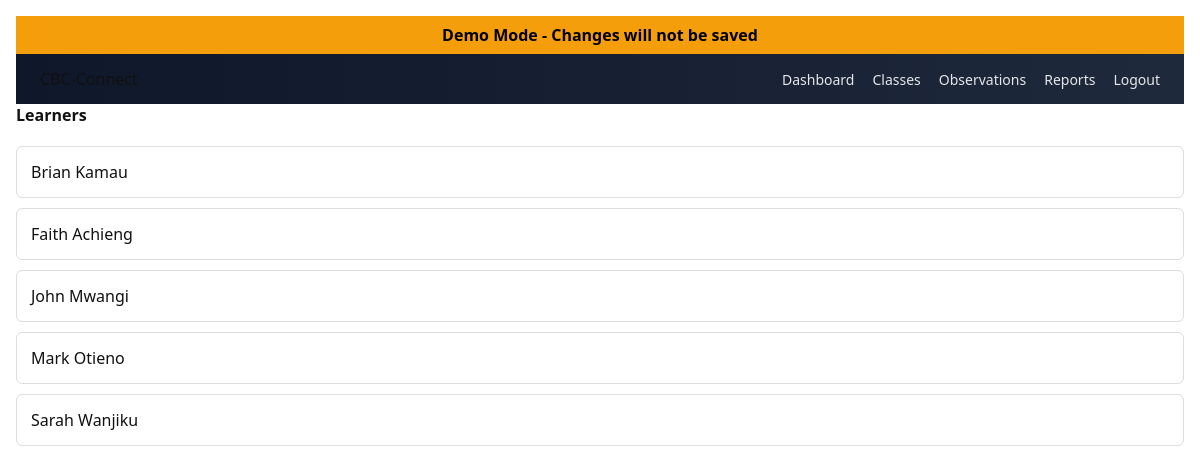
/learners?class_id=1, run on the app's committed database.
### tables this page shows
CREATE TABLE learners (
            id INTEGER PRIMARY KEY AUTOINCREMENT,
            class_id INTEGER NOT NULL,
            name TEXT NOT NULL,
            created_at TIMESTAMP DEFAULT CURRENT_TIMESTAMP,
            FOREIGN KEY (class_id) REFERENCES classes(id)
        );

### app.py (the view)
@app.route("/learners")
def learners():
    if not session.get("teacher_logged_in"):
        return redirect(url_for("login"))
    class_id = request.args.get("class_id", type=int)
    if not class_id:
        return redirect(url_for("classes"))
    seed_default_learners(class_id)
    learners = get_learners_for_class(class_id)
    return render_template("learners.html", learners=learners)

### app.py (called while the page is built)
def is_demo():
    return DEMO_MODE

@app.context_processor
def inject_demo_mode():
    return {"demo_mode": is_demo()}

@app.before_request
def force_demo_user():
    if not is_demo():
        return None
    teacher_id = ensure_demo_data()
    session["teacher_logged_in"] = True
    session["teacher_id"] = teacher_id
    return None

@app.before_request
def block_post_in_demo():
    if is_demo() and request.method == "POST":
        flash("Demo Mode: Action simulated successfully.", "info")
        return redirect(request.referrer or url_for("dashboard"))
    return None

### db.py (called while the page is built, shortened)
def get_db():
    conn = sqlite3.connect(DB_PATH)
    conn.row_factory = sqlite3.Row
    return conn

def commit_if_allowed(conn, allow_in_demo=False):
    if DEMO_WRITE_BLOCKED and not allow_in_demo:
        conn.rollback()
        return False
    conn.commit()
    return True

def get_or_create_teacher(email, name, subject, allow_in_demo=False):
    conn = get_db()
    cur = conn.cursor()
    cur.execute("SELECT id FROM teachers WHERE email = ?", (email,))
    row = cur.fetchone()
    if row:
        teacher_id = row["id"]
    conn.close()
    return teacher_id

def seed_default_classes(teacher_id, allow_in_demo=False):
    conn = get_db()
    cur = conn.cursor()
    cur.execute(
        "SELECT COUNT(*) FROM classes WHERE teacher_id = ?",
        (teacher_id,)
    )
    count = cur.fetchone()[0]
    commit_if_allowed(conn, allow_in_demo=allow_in_demo)
    conn.close()

def seed_default_learners(class_id, allow_in_demo=False):
    conn = get_db()
    cur = conn.cursor()
    cur.execute(
        "SELECT COUNT(*) FROM learners WHERE class_id = ?",
        (class_id,)
    )
    count = cur.fetchone()[0]
    commit_if_allowed(conn, allow_in_demo=allow_in_demo)
    conn.close()

def get_learners_for_class(class_id):
    conn = get_db()
    cur = conn.cursor()
    cur.execute(
        "SELECT id, name FROM learners WHERE class_id = ? ORDER BY name",
        (class_id,)
    )
    rows = cur.fetchall()
    conn.close()
    return rows

def seed_sample_observations(teacher_id, allow_in_demo=False):
    conn = get_db()
    cur = conn.cursor()
    cur.execute(
        "SELECT COUNT(*) FROM observations WHERE teacher_id = ?",
        (teacher_id,)
    )
    count = cur.fetchone()[0]
    commit_if_allowed(conn, allow_in_demo=allow_in_demo)
    conn.close()

### templates/learners.html (shortened to what this page needs)
{% extends "base.html" %}
{% block content %}
<div class="header">
  <h2>Learners</h2>
</div>
{% for learner in learners %}
  <a
    href="{{ url_for('observe', learner_id=learner.id) }}"
    class="learner"
  >
    {{ learner.name }}
  </a>
{% endfor %}
{% endblock %}

### static/css/base.css (style rules this page uses)
body { margin: 0; font-family: system-ui, -apple-system, BlinkMacSystemFont, sans-serif; background: #0b1220; color: #e2e8f0; }
h2 { margin-top: 0; font-size: 20px; font-weight: 600; }

### templates/learners.html (style rules this page uses)
body { font-family: system-ui, -apple-system, BlinkMacSystemFont, sans-serif; background: #ffffff; color: #111; margin: 0; padding: 16px; }
.header { margin-bottom: 20px; }
.header h2 { font-size: 16px; margin: 0; }
a.learner { display: block; padding: 14px; margin-bottom: 10px; border: 1px solid #ddd; border-radius: 6px; text-decoration: none; color: #111; }

### data on the page
learners: name "Brian Kamau"
learners: name "Faith Achieng"
learners: name "John Mwangi"
learners: name "Mark Otieno"
learners: name "Sarah Wanjiku"
